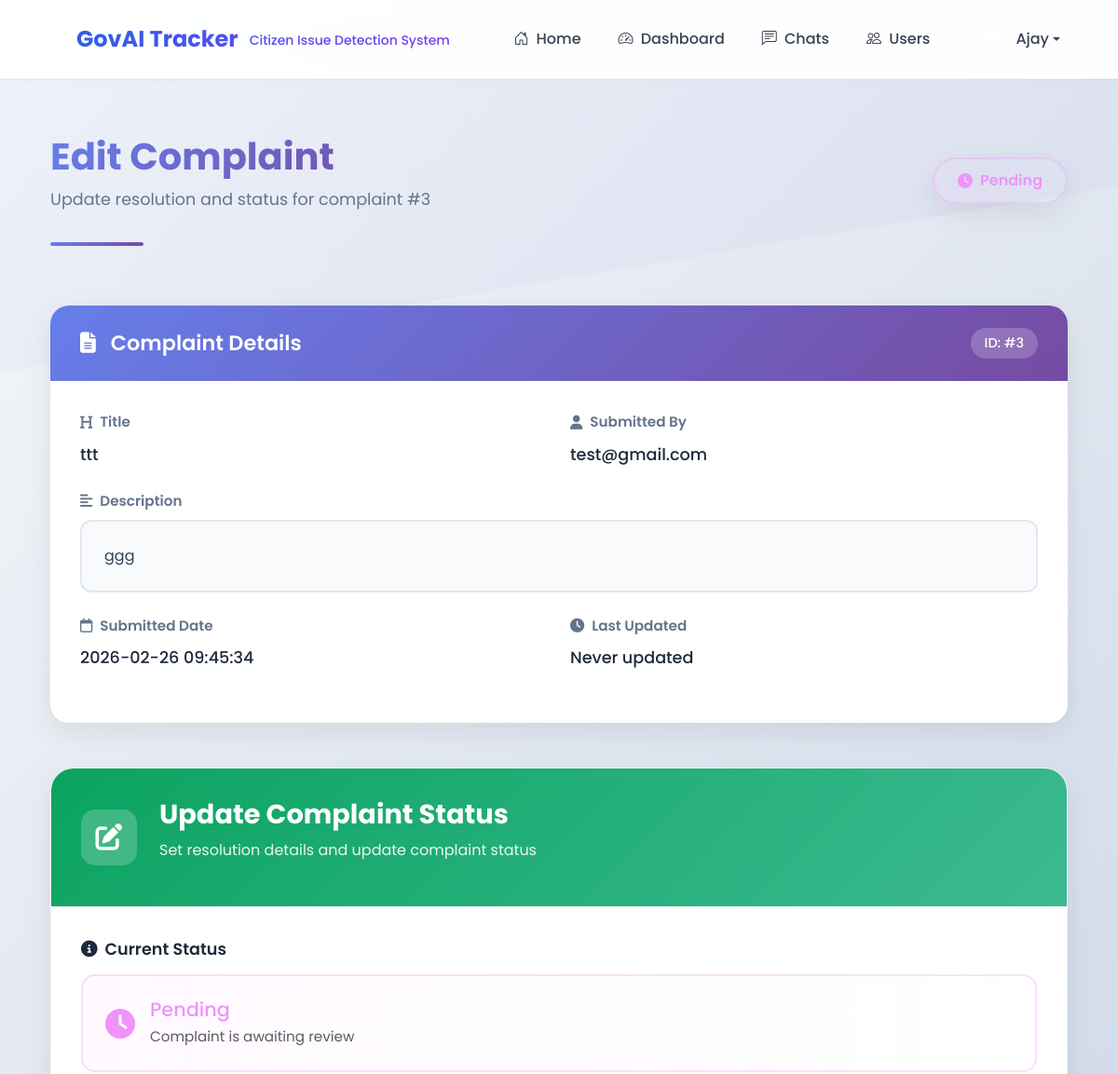
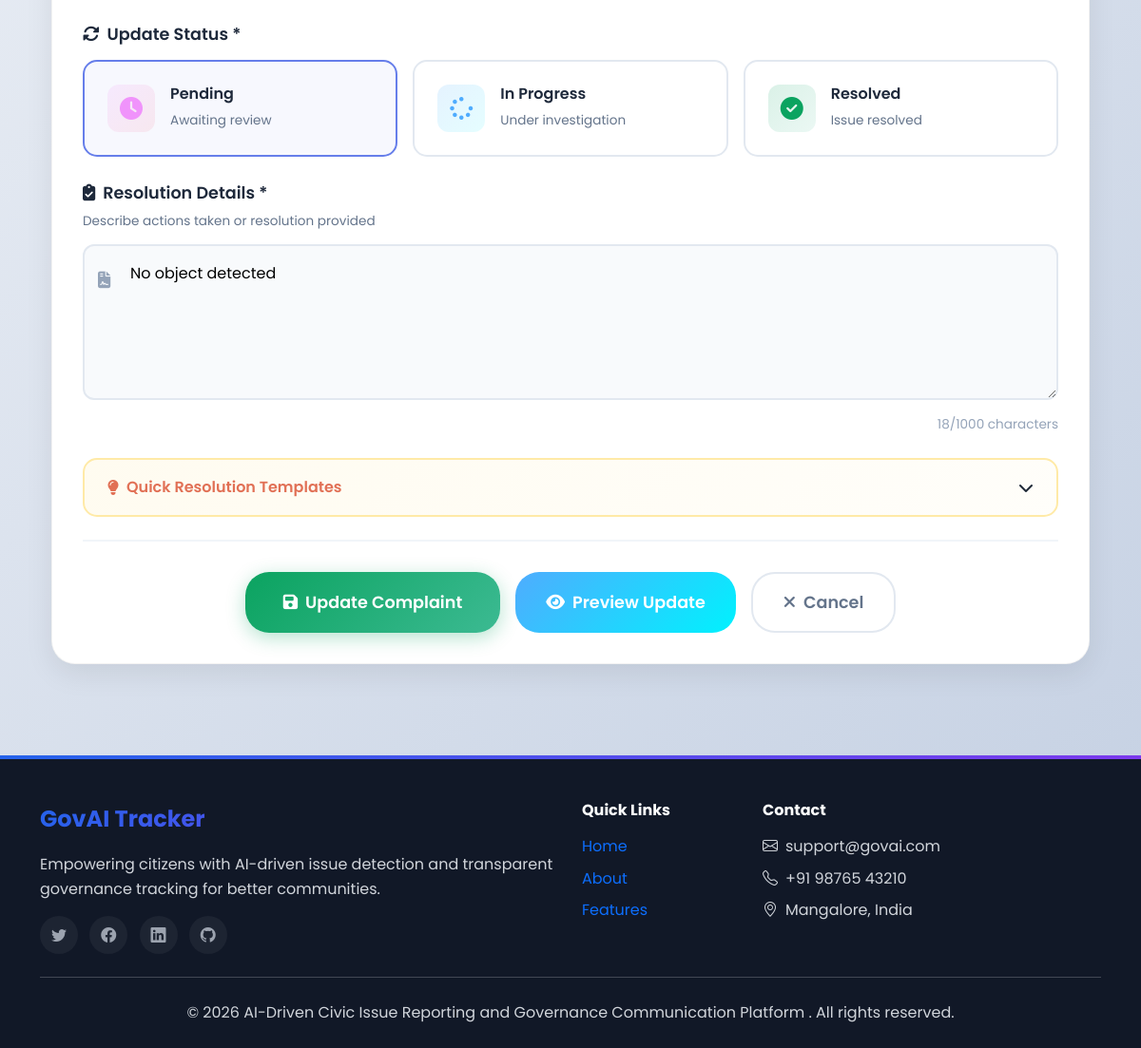
The page /admin/complaint/edit/3 (signed in) on the database its author committed (2 pictures, top to bottom).
### tables this page shows
CREATE TABLE complients (
                id INTEGER PRIMARY KEY AUTOINCREMENT,
                title TEXT NOT NULL,
                description TEXT,
                image_path TEXT,
                result TEXT,
                user_email TEXT,
                status TEXT DEFAULT 'pending',
                created_at TIMESTAMP DEFAULT CURRENT_TIMESTAMP
            );

### app.py (the view, shortened to what this page needs)
@app.route('/admin/complaint/edit/<int:complaint_id>', methods=['GET', 'POST'])
def admin_complaint_edit(complaint_id):
    if 'email' not in session or session.get('role') != 'admin':
        flash('Access denied.', 'danger')
        return redirect(url_for('login'))
    conn = get_db_connection()
    complaint = conn.execute("SELECT * FROM complients WHERE id = ?", (complaint_id,)).fetchone()
    if not complaint:
        conn.close()
        flash('Complaint not found.', 'danger')
        return redirect(url_for('admin_complaints'))
    conn.close()
    return render_template('admin_complaint_edit.html', complaint=complaint, title="Edit Complaint")

### app.py (called while the page is built)
def get_db_connection():
    conn = sqlite3.connect(app.config['DATABASE'])
    conn.row_factory = sqlite3.Row
    return conn

@app.context_processor
def inject_current_year():
    return {'current_year': datetime.now().year}

### templates/admin_complaint_edit.html (shortened to what this page needs)
{% extends "base.html" %}
{% block content %}
<link rel="stylesheet" href="https://cdnjs.cloudflare.com/ajax/libs/font-awesome/6.4.0/css/all.min.css">
<div class="container py-5">
  <div class="dashboard-header mb-5">
    <div class="d-flex justify-content-between align-items-center">
      <div>
        <h1 class="dashboard-title fw-bold">Edit Complaint</h1>
        <p class="dashboard-subtitle">Update resolution and status for complaint #{{ complaint.id }}</p>
      </div>
      <div>
        <span class="complaint-status-indicator status-{{ complaint.status }}">
          <i class="fas
            {% if complaint.status == 'pending' %}fa-clock
            {% elif complaint.status == 'in_progress' %}fa-spinner
            {% else %}fa-check-circle{% endif %}
            me-2"></i>
          {{ complaint.status|replace('_', ' ')|title }}
        </span>
      </div>
    </div>
    <div class="header-border"></div>
  </div>
  <div class="row mb-5">
    <div class="col-lg-12">
      <div class="complaint-summary-card">
        <div class="summary-header">
          <div class="d-flex align-items-center justify-content-between">
            <h3><i class="fas fa-file-alt me-3"></i>Complaint Details</h3>
            <span class="complaint-id">ID: #{{ complaint.id }}</span>
          </div>
        </div>
        <div class="summary-body">
          <div class="row">
            <div class="col-md-6">
              <div class="summary-item">
                <label><i class="fas fa-heading me-2"></i>Title</label>
                <p class="summary-value">{{ complaint.title }}</p>
              </div>
            </div>
            <div class="col-md-6">
              <div class="summary-item">
                <label><i class="fas fa-user me-2"></i>Submitted By</label>
                <p class="summary-value">{{ complaint.user_email }}</p>
              </div>
            </div>
          </div>
          <div class="summary-item">
            <label><i class="fas fa-align-left me-2"></i>Description</label>
            <div class="description-box">
              {{ complaint.description }}
            </div>
          </div>
          <div class="row">
            <div class="col-md-6">
              <div class="summary-item">
                <label><i class="far fa-calendar me-2"></i>Submitted Date</label>
                <p class="summary-value">
                  {% if complaint.created_at is string %}
                    {{ complaint.created_at }}
                  {% else %}
                    {{ complaint.created_at.strftime('%B %d, %Y at %I:%M %p') }}
                  {% endif %}
                </p>
              </div>
            </div>
            <div class="col-md-6">
              <div class="summary-item">
                <label><i class="fas fa-clock me-2"></i>Last Updated</label>
                <p class="summary-value">
                  {% if complaint.updated_at %}
                    {% if complaint.updated_at is string %}
                      {{ complaint.updated_at }}
                    {% else %}
                      {{ complaint.updated_at.strftime('%B %d, %Y at %I:%M %p') }}
                    {% endif %}
                  {% else %}
                    Never updated
                  {% endif %}
                </p>
              </div>
            </div>
          </div>
        </div>
      </div>
    </div>
    </div>
  <div class="row">
    <div class="col-lg-12">
      <div class="premium-form-card">
        <div class="form-card-header">
          <div class="d-flex align-items-center">
            <div class="form-icon">
              <i class="fas fa-edit"></i>
            </div>
            <div>
              <h3 class="form-title">Update Complaint Status</h3>
              <p class="form-subtitle">Set resolution details and update complaint status</p>
            </div>
          </div>
        </div>
        <div class="form-card-body">
          <form method="POST" id="editComplaintForm">
            <div class="mb-4">
              <label class="form-label-premium">
                <i class="fas fa-info-circle me-2"></i>Current Status
              </label>
              <div class="current-status-display status-{{ complaint.status }}">
                <div class="status-content">
                  <i class="fas
                    {% if complaint.status == 'pending' %}fa-clock
                    {% elif complaint.status == 'in_progress' %}fa-spinner
                    {% else %}fa-check-circle{% endif %}
                    me-3"></i>
                  <div>
                    <h5 class="mb-1">{{ complaint.status|replace('_', ' ')|title }}</h5>
                    <p class="mb-0 text-muted">
                      {% if complaint.status == 'pending' %}
                        Complaint is awaiting review
                      {% elif complaint.status == 'in_progress' %}
                        Complaint is currently being processed
                      {% else %}
                        Complaint has been resolved
                      {% endif %}
                    </p>
                  </div>
                </div>
              </div>
            </div>
            <div class="form-group-premium mb-4">
              <label class="form-label-premium">
                <i class="fas fa-sync-alt me-2"></i>Update Status *
              </label>
              <div class="status-selector">
                <div class="status-options">
                  <label class="status-option {% if complaint.status == 'pending' %}active{% endif %}"
                         onclick="selectStatus('pending')">
                    <div class="option-content">
                      <div class="option-icon">
                        <i class="fas fa-clock"></i>
                      </div>
                      <div>
                        <h6>Pending</h6>
                        <small>Awaiting review</small>
                      </div>
                    </div>
                  </label>
                  <label class="status-option {% if complaint.status == 'in_progress' %}active{% endif %}"
                         onclick="selectStatus('in_progress')">
                    <div class="option-content">
                      <div class="option-icon">
                        <i class="fas fa-spinner"></i>
                      </div>
                      <div>
                        <h6>In Progress</h6>
                        <small>Under investigation</small>
                      </div>
                    </div>
                  </label>
                  <label class="status-option {% if complaint.status == 'resolved' %}active{% endif %}"
                         onclick="selectStatus('resolved')">
                    <div class="option-content">
                      <div class="option-icon">
                        <i class="fas fa-check-circle"></i>
                      </div>
                      <div>
                        <h6>Resolved</h6>
                        <small>Issue resolved</small>
                      </div>
                    </div>
                  </label>
                </div>
              </div>
            </div>
            <div class="form-group-premium mb-4">
              <label class="form-label-premium">
                <i class="fas fa-clipboard-check me-2"></i>Resolution Details *
                <span class="form-hint">Describe actions taken or resolution provided</span>
              </label>
              <div class="input-group-premium">
                <textarea name="result"
                          id="resultInput"
                          class="form-control-premium"
                          rows="5"
                          placeholder="Enter detailed resolution information..."
                          required>{{ complaint.result or '' }}</textarea>
                <div class="input-icon textarea-icon">
                  <i class="fas fa-file-contract"></i>
                </div>
              </div>
              <div class="char-counter">
                <span id="resultCharCount">{{ (complaint.result or '')|length }}</span>/1000 characters
              </div>
            </div>
            <div class="templates-card mb-4">
              <div class="templates-header" onclick="toggleTemplates()">
                <h6><i class="fas fa-lightbulb me-2"></i>Quick Resolution Templates</h6>
                <i class="fas fa-chevron-down" id="templateIcon"></i>
              </div>
            </div>
            <div class="form-actions">
              <button type="submit" class="btn-submit-premium">
                <i class="fas fa-save me-2"></i>Update Complaint
              </button>
              <button type="button" class="btn-preview-premium" onclick="previewUpdate()">
                <i class="fas fa-eye me-2"></i>Preview Update
              </button>
              <a href="{{ url_for('admin_complaints') }}" class="btn-cancel-premium">
                <i class="fas fa-times me-2"></i>Cancel
              </a>
            </div>
          </form>
        </div>
      </div>
    </div>
  </div>
</div>
{% endblock %}

### templates/base.html (style rules this page uses)
:root { --primary: #2563eb; --primary-dark: #1d4ed8; --primary-light: #3b82f6; --secondary: #7c3aed; --accent: #ec4899; --success: #10b981; --warning: #f59e0b; --danger: #ef4444; --dark: #1f2937; --gray-900: #111827; --gray-800: #1f2937; --gray-700: #374151; --gray-600: #4b5563; --gray-500: #6b7280; --gray-400: #9ca3af; --gray-300: #d1d5db; --gray-200: #e5e7eb; --gray-100: #f3f4f6; --gray-50: #f9fafb; --white: #ffffff; --shadow-sm: 0 1px 2px 0 rgba(0, 0, 0, 0.05); --shadow-md: 0 4px 6px -1px rgba(0, 0, 0, 0.1); --shadow-lg: 0 10px 15px -3px rgba(0, 0, 0, 0.1); --shadow-xl: 0 20px 25px -5px rgba(0, 0, 0, 0.1); --transition-fast: all 0.2s cubic-bezier(0.4, 0, 0.2, 1); --transition-base: all 0.3s cubic-bezier(0.4, 0, 0.2, 1); --transition-slow: all 0.5s cubic-bezier(0.4, 0, 0.2, 1); }
body { font-family: 'Inter', -apple-system, BlinkMacSystemFont, sans-serif; background: linear-gradient(135deg, #f8fafc 0%, #f1f5f9 100%); color: var(--gray-800); line-height: 1.6; overflow-x: hidden; min-height: 100vh; position: relative; }
body::before { content: ''; position: fixed; top: 0; left: 0; right: 0; height: 400px; background: linear-gradient(135deg, var(--primary) 0%, var(--secondary) 100%); clip-path: polygon(0 0, 100% 0, 100% 50%, 0 100%); z-index: -1; opacity: 0.03; }
body { top: 0px !important; position: static !important; }
html { margin-top: 0px !important; }

### rows shown on the page
complients: id "3", status "Pending", title "ttt", user_email "test@gmail.com", description "ggg", created_at "2026-02-26 09:45:34", result "No object detected"

### other values the page prints
{{ session.get('name','User') }} "Ajay"
{{ (complaint.result or '')|length }} "18"
